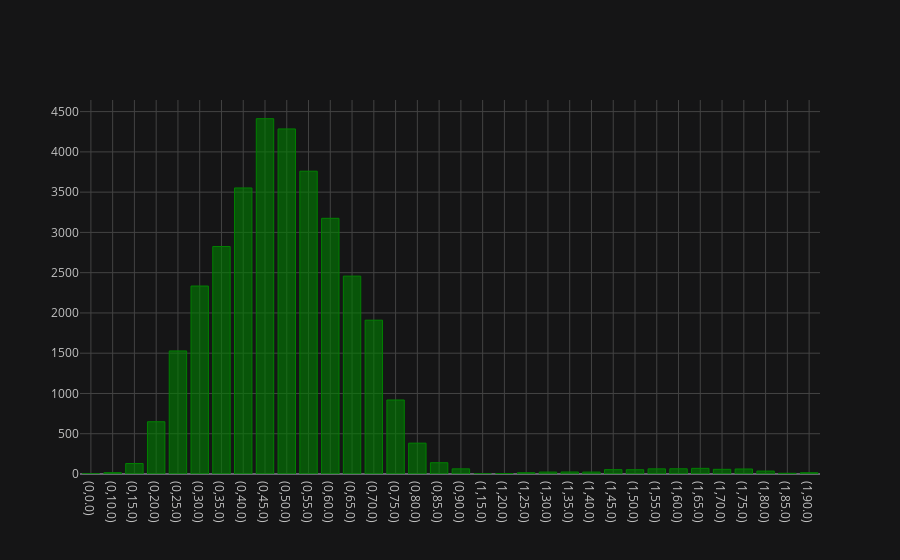

This figure's notebook cell:
### Code cell
train.groupby(['target','age_approx'])['benign_malignant'].count().iplot(kind = 'bar',color='green')

### Figure 1 — Plotly figure (JSON) as saved in the notebook; plotly's stock layout.template omitted (floating-point values rounded to 4 significant figures)
{"data": [{"marker": {"color": "rgba(0, 128, 0, 0.6)", "line": {"color": "rgba(0, 128, 0, 1.0)", "width": 1}}, "name": "benign_malignant", "orientation": "v", "text": "", "type": "bar", "x": ["(0,0.0)", "(0,10.0)", "(0,15.0)", "(0,20.0)", "(0,25.0)", "(0,30.0)", "(0,35.0)", "(0,40.0)", "(0,45.0)", "(0,50.0)", "(0,55.0)", "(0,60.0)", "(0,65.0)", "(0,70.0)", "(0,75.0)", "(0,80.0)", "(0,85.0)", "(0,90.0)", "(1,15.0)", "(1,20.0)", "(1,25.0)", "(1,30.0)", "(1,35.0)", "(1,40.0)", "(1,45.0)", "(1,50.0)", "(1,55.0)", "(1,60.0)", "(1,65.0)", "(1,70.0)", "(1,75.0)", "(1,80.0)", "(1,85.0)", "(1,90.0)"], "y": [2, 17, 130, 649, 1528, 2334, 2825, 3552, 4412, 4285, 3760, 3175, 2457, 1910, 919, 383, 140, 64, 2, 6, 16, 24, 25, 24, 54, 53, 64, 65, 70, 58, 62, 36, 9, 16]}], "layout": {"legend": {"bgcolor": "#151516", "font": {"color": "#D9D9D9"}}, "paper_bgcolor": "#151516", "plot_bgcolor": "#151516", "title": {"font": {"color": "#D9D9D9"}}, "xaxis": {"gridcolor": "#434343", "showgrid": true, "tickfont": {"color": "#C2C2C2"}, "title": {"font": {"color": "#D9D9D9"}, "text": ""}, "zerolinecolor": "#666570"}, "yaxis": {"gridcolor": "#434343", "showgrid": true, "tickfont": {"color": "#C2C2C2"}, "title": {"font": {"color": "#D9D9D9"}, "text": ""}, "zerolinecolor": "#666570"}}}
